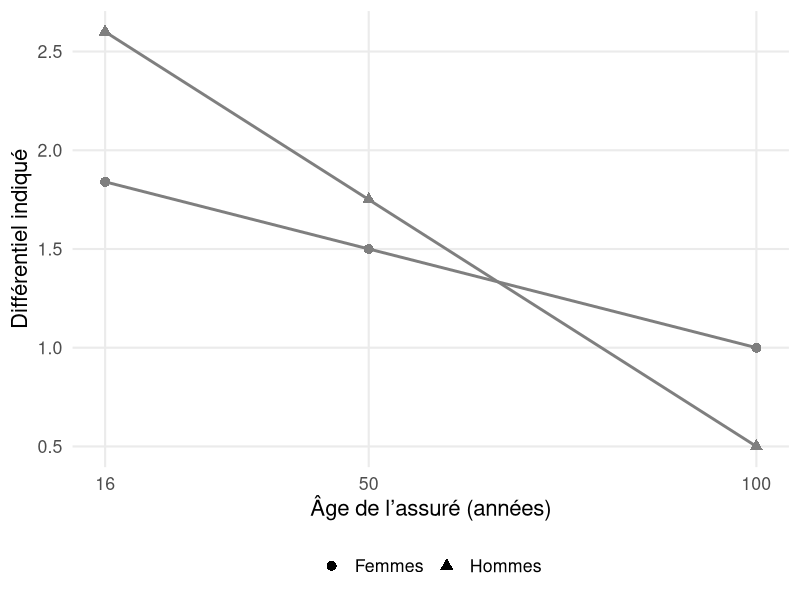
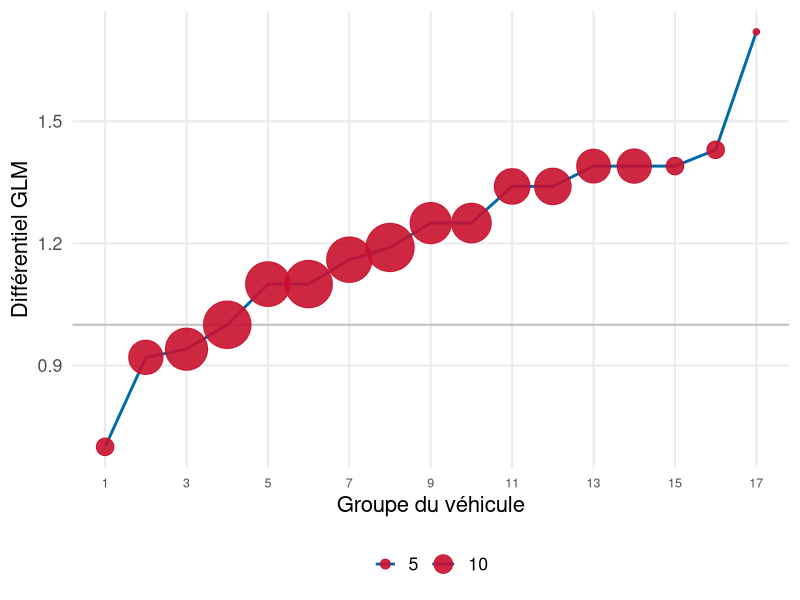
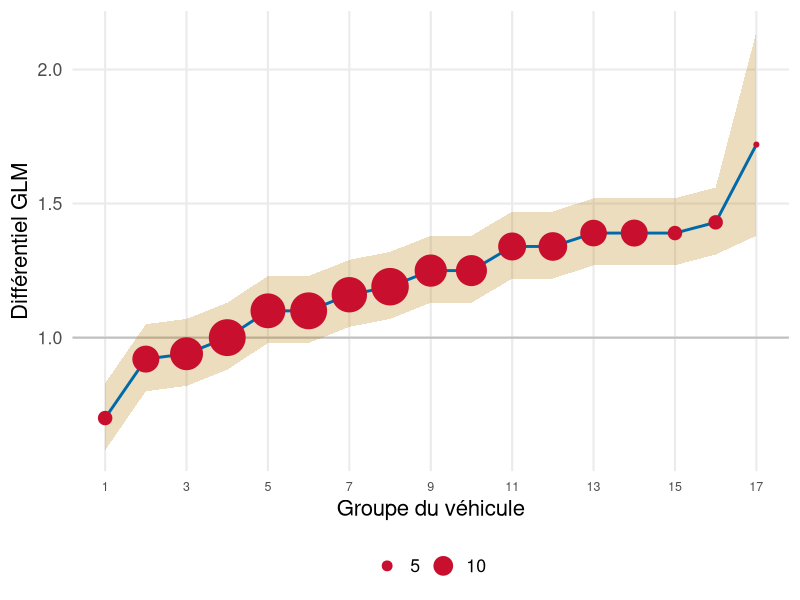
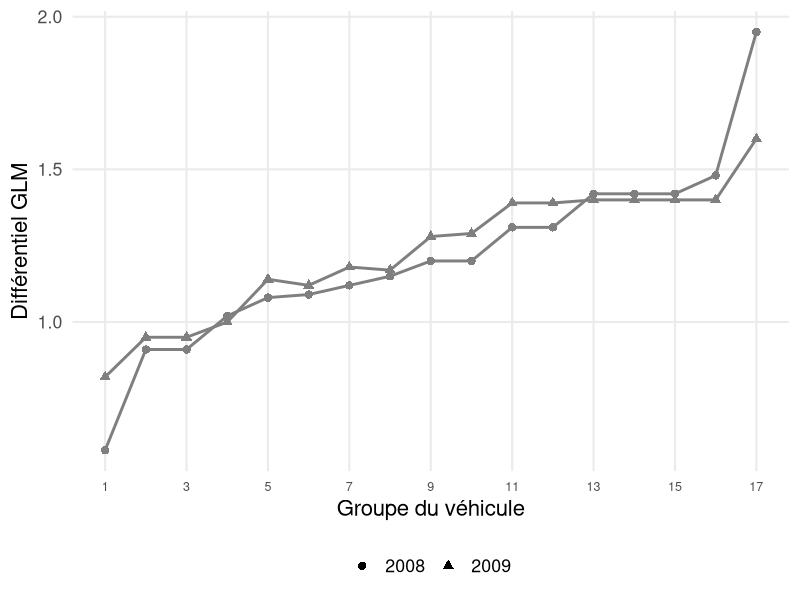
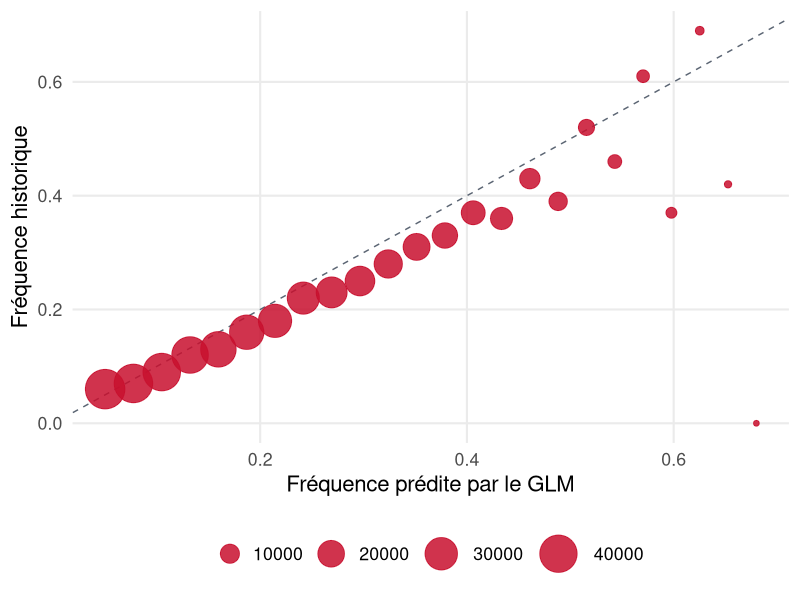
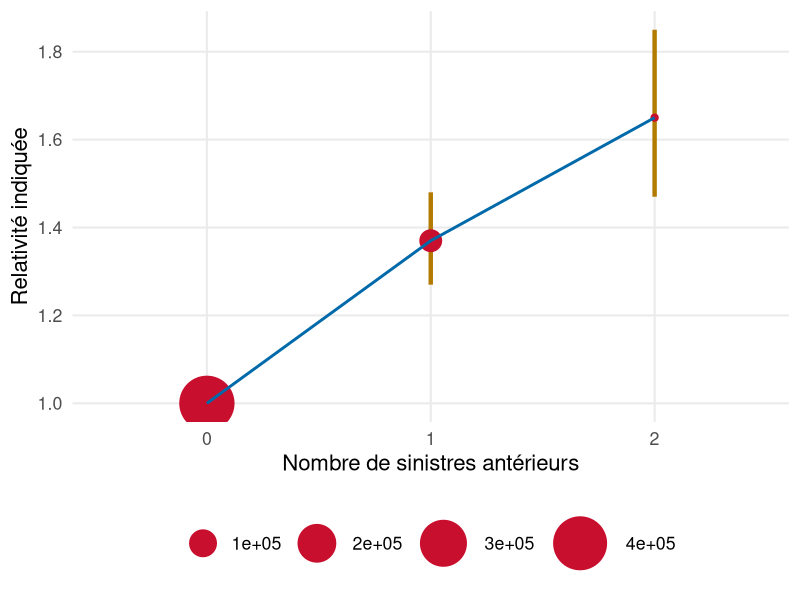
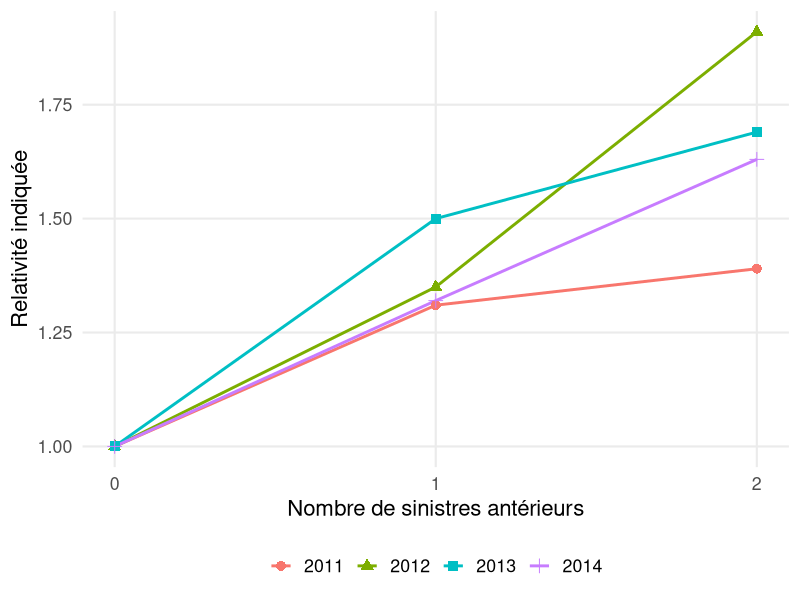
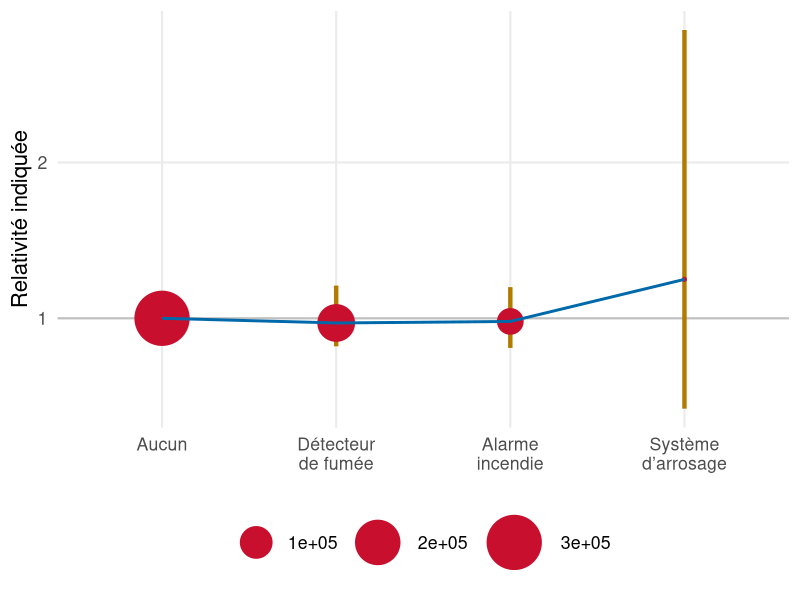

Generate these figures, in order, with R:
## ---- chunk 1
#| label: setup
#| include: false

library(ggplot2)

couleurs_act <- c(
  rouge = "#C8102E",
  bleu = "#0069AA",
  or = "#B37A00",
  vert = "#007C6C",
  gris = "#5B6573"
)

theme_act <- theme_minimal(base_size = 16) +
  theme(
    panel.grid.minor = element_blank(),
    plot.title = element_text(face = "bold", hjust = 0),
    legend.position = "bottom",
    legend.title = element_blank()
  )
## ---- chunk 2
#| label: interaction-age-sexe
#| fig-width: 8
#| fig-height: 3.4
#| fig-alt: "Différentiels indiqués selon l’âge de l’assuré pour les femmes et les hommes. Les deux profils décroissent, mais celui des hommes décroît plus fortement."

interaction_age_sexe <- data.frame(
  age = rep(c(16, 50, 100), 2),
  differentiel = c(1.84, 1.50, 1.00, 2.60, 1.75, 0.50),
  sexe = rep(c("Femmes", "Hommes"), each = 3)
)

ggplot(interaction_age_sexe, aes(age, differentiel, colour = sexe, shape = sexe)) +
  geom_line(linewidth = 1) +
  geom_point(size = 3) +
  scale_colour_manual(values = couleurs_act[c("rouge", "bleu")]) +
  scale_x_continuous(breaks = c(16, 50, 100)) +
  labs(x = "Âge de l’assuré (années)", y = "Différentiel indiqué") +
  theme_act
## ---- chunk 3
#| label: groupe-vehicule
#| fig-width: 8
#| fig-height: 3.4
#| fig-alt: "Différentiels GLM croissants par groupe du véhicule; la taille des points montre que le groupe 17 a très peu d’unités d’exposition."

groupe_vehicule <- data.frame(
  groupe = 1:17,
  differentiel = c(0.70, 0.92, 0.94, 1.00, 1.10, 1.10, 1.16, 1.19, 1.25, 1.25, 1.34, 1.34, 1.39, 1.39, 1.39, 1.43, 1.72),
  exposition = c(1.8, 7.2, 11.0, 14.0, 12.4, 14.0, 12.8, 14.5, 10.5, 9.7, 7.8, 8.2, 7.0, 7.2, 1.8, 1.8, 0.2)
)

ggplot(groupe_vehicule, aes(groupe, differentiel, size = exposition)) +
  geom_hline(yintercept = 1, colour = "grey75", linewidth = 0.7) +
  geom_line(colour = couleurs_act["bleu"], linewidth = 1) +
  geom_point(colour = couleurs_act["rouge"], alpha = 0.9) +
  scale_size_area(max_size = 16, breaks = c(5, 10), name = "Exposition relative") +
  scale_x_continuous(breaks = seq(1, 17, by = 2)) +
  guides(size = guide_legend(override.aes = list(size = c(3, 6)))) +
  labs(x = "Groupe du véhicule", y = "Différentiel GLM") +
  theme_act +
  theme(axis.text.x = element_text(size = 9))
## ---- chunk 4
#| label: diagnostic-ecart-type
#| fig-width: 8
#| fig-height: 3.4
#| fig-alt: "Différentiels GLM par groupe du véhicule avec intervalles d’incertitude. L’intervalle du groupe 17 est particulièrement large parce que le volume y est petit."

groupe_vehicule$borne_inf <- groupe_vehicule$differentiel - c(rep(0.12, 16), 0.34)
groupe_vehicule$borne_sup <- groupe_vehicule$differentiel + c(rep(0.13, 16), 0.42)

ggplot(groupe_vehicule, aes(groupe, differentiel)) +
  geom_hline(yintercept = 1, colour = "grey75", linewidth = 0.7) +
  geom_ribbon(aes(ymin = borne_inf, ymax = borne_sup), fill = couleurs_act["or"], alpha = 0.25) +
  geom_line(colour = couleurs_act["bleu"], linewidth = 1) +
  geom_point(aes(size = exposition), colour = couleurs_act["rouge"]) +
  scale_size_area(max_size = 12, breaks = c(5, 10), name = "Exposition relative") +
  scale_x_continuous(breaks = seq(1, 17, by = 2)) +
  guides(size = guide_legend(override.aes = list(size = c(3, 6)))) +
  labs(x = "Groupe du véhicule", y = "Différentiel GLM") +
  theme_act +
  theme(axis.text.x = element_text(size = 9))
## ---- chunk 5
#| label: diagnostic-consistance
#| fig-width: 8
#| fig-height: 3.4
#| fig-alt: "Deux séries annuelles de différentiels GLM par groupe du véhicule. Elles diffèrent légèrement, mais présentent une tendance générale croissante semblable."

consistance <- rbind(
  data.frame(groupe = 1:17, differentiel = c(0.58, 0.91, 0.91, 1.02, 1.08, 1.09, 1.12, 1.15, 1.20, 1.20, 1.31, 1.31, 1.42, 1.42, 1.42, 1.48, 1.95), annee = "2008"),
  data.frame(groupe = 1:17, differentiel = c(0.82, 0.95, 0.95, 1.00, 1.14, 1.12, 1.18, 1.17, 1.28, 1.29, 1.39, 1.39, 1.40, 1.40, 1.40, 1.40, 1.60), annee = "2009")
)

ggplot(consistance, aes(groupe, differentiel, colour = annee, shape = annee)) +
  geom_line(linewidth = 1) +
  geom_point(size = 2.5) +
  scale_colour_manual(values = couleurs_act[c("rouge", "vert")]) +
  scale_x_continuous(breaks = seq(1, 17, by = 2)) +
  labs(x = "Groupe du véhicule", y = "Différentiel GLM") +
  theme_act +
  theme(axis.text.x = element_text(size = 9))
## ---- chunk 6
#| label: diagnostic-validation
#| fig-width: 8
#| fig-height: 3.4
#| fig-alt: "Fréquences historiques et prédites sur un échantillon de validation. Elles suivent la diagonale; les écarts augmentent dans les classes ayant une fréquence prédite élevée."

validation <- data.frame(
  predite = seq(0.05, 0.68, length.out = 24),
  historique = c(0.06, 0.07, 0.09, 0.12, 0.13, 0.16, 0.18, 0.22, 0.23, 0.25, 0.28, 0.31, 0.33, 0.37, 0.36, 0.43, 0.39, 0.52, 0.46, 0.61, 0.37, 0.69, 0.42, 0.00),
  exposition = c(seq(45000, 7000, length.out = 18), 5000, 4200, 3000, 1800, 1200, 700)
)

ggplot(validation, aes(predite, historique, size = exposition)) +
  geom_abline(slope = 1, intercept = 0, colour = couleurs_act["gris"], linetype = "dashed") +
  geom_point(colour = couleurs_act["rouge"], alpha = 0.85) +
  scale_size_area(max_size = 13, name = "Exposition") +
  labs(x = "Fréquence prédite par le GLM", y = "Fréquence historique") +
  theme_act
## ---- chunk 7
#| label: historique-ecart-type
#| fig-width: 8
#| fig-height: 3.4
#| fig-alt: "Relativités indiquées pour zéro, un et deux sinistres antérieurs, avec intervalles d’incertitude et volume de polices."

historique_sinistres <- data.frame(
  sinistres = factor(c("0", "1", "2"), levels = c("0", "1", "2")),
  relativite = c(1.00, 1.37, 1.65),
  borne_inf = c(1.00, 1.27, 1.47),
  borne_sup = c(1.00, 1.48, 1.85),
  polices = c(420000, 65000, 6000)
)

ggplot(historique_sinistres, aes(sinistres, relativite)) +
  geom_linerange(aes(ymin = borne_inf, ymax = borne_sup), colour = couleurs_act["or"], linewidth = 1.5) +
  geom_point(aes(size = polices), colour = couleurs_act["rouge"]) +
  geom_line(aes(group = 1), colour = couleurs_act["bleu"], linewidth = 1) +
  scale_size_area(max_size = 18, name = "Nombre de polices") +
  labs(x = "Nombre de sinistres antérieurs", y = "Relativité indiquée") +
  theme_act
## ---- chunk 8
#| label: historique-consistance
#| fig-width: 8
#| fig-height: 3.4
#| fig-alt: "Relativités de l’historique de sinistres par année. Les quatre années montrent toutes une relativité supérieure à un pour un ou deux sinistres antérieurs."

historique_annee <- data.frame(
  sinistres = rep(c(0, 1, 2), 4),
  relativite = c(1.00, 1.31, 1.39, 1.00, 1.35, 1.91, 1.00, 1.50, 1.69, 1.00, 1.32, 1.63),
  annee = rep(c("2011", "2012", "2013", "2014"), each = 3)
)

ggplot(historique_annee, aes(sinistres, relativite, colour = annee, shape = annee)) +
  geom_line(linewidth = 1) +
  geom_point(size = 3) +
  scale_x_continuous(breaks = 0:2) +
  labs(x = "Nombre de sinistres antérieurs", y = "Relativité indiquée") +
  theme_act
## ---- chunk 9
#| label: dispositifs-ecart-type
#| fig-width: 8
#| fig-height: 3.4
#| fig-alt: "Relativités indiquées pour les dispositifs de détection du feu, avec intervalles d’incertitude et volumes. L’incertitude du système d’arrosage est très grande en raison du faible volume."

dispositifs_feu <- data.frame(
  dispositif = factor(c("Aucun", "Détecteur\nde fumée", "Alarme\nincendie", "Système\nd’arrosage"), levels = c("Aucun", "Détecteur\nde fumée", "Alarme\nincendie", "Système\nd’arrosage")),
  relativite = c(1.00, 0.97, 0.98, 1.25),
  borne_inf = c(1.00, 0.82, 0.81, 0.42),
  borne_sup = c(1.00, 1.21, 1.20, 2.85),
  polices = c(300000, 135000, 65000, 1000)
)

ggplot(dispositifs_feu, aes(dispositif, relativite)) +
  geom_hline(yintercept = 1, colour = "grey75", linewidth = 0.7) +
  geom_linerange(aes(ymin = borne_inf, ymax = borne_sup), colour = couleurs_act["or"], linewidth = 1.5) +
  geom_point(aes(size = polices), colour = couleurs_act["rouge"]) +
  geom_line(aes(group = 1), colour = couleurs_act["bleu"], linewidth = 1) +
  scale_size_area(max_size = 18, name = "Nombre de polices") +
  labs(x = NULL, y = "Relativité indiquée") +
  theme_act
## ---- chunk 10
#| label: dispositifs-consistance
#| fig-width: 8
#| fig-height: 3.4
#| fig-alt: "Relativités pour les dispositifs de détection du feu selon quatre années. Les tendances annuelles sont irrégulières et aucun effet systématique clair ne se dégage."

dispositifs_annee <- data.frame(
  dispositif = rep(c("Aucun", "Détecteur", "Alarme", "Arrosage"), 4),
  relativite = c(1.00, 0.97, 0.97, 1.10, 1.00, 0.99, 0.98, 0.95, 1.00, 1.03, 0.96, 1.35, 1.00, 1.00, 1.00, 0.85),
  annee = rep(c("2011", "2012", "2013", "2014"), each = 4)
)

ggplot(dispositifs_annee, aes(dispositif, relativite, colour = annee, shape = annee, group = annee)) +
  geom_hline(yintercept = 1, colour = "grey75", linewidth = 0.7) +
  geom_line(linewidth = 1) +
  geom_point(size = 3) +
  labs(x = NULL, y = "Relativité indiquée") +
  theme_act
